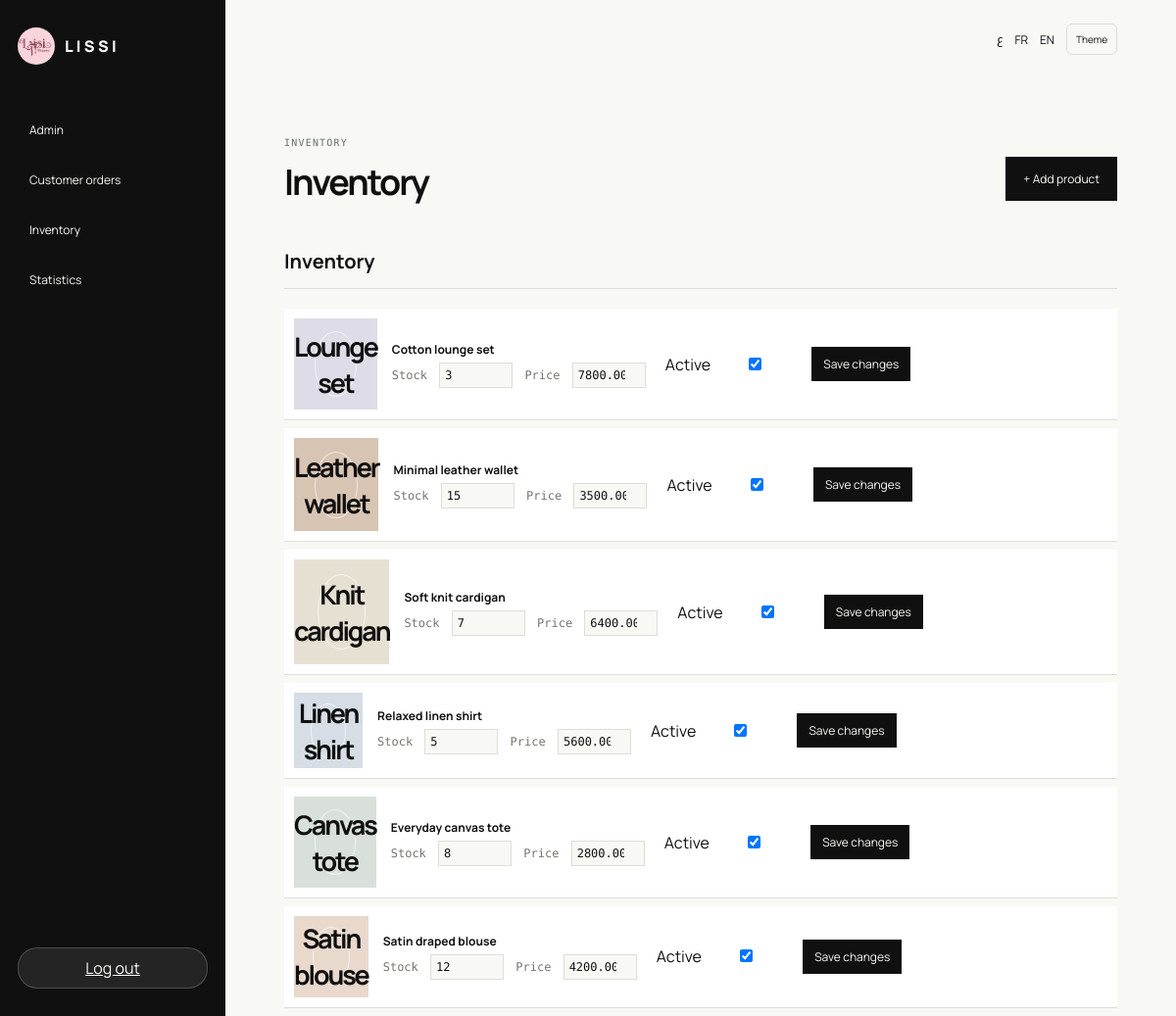
The page /admin/products.php?lang=en (signed in) on the database its author committed.
### tables this page shows
CREATE TABLE products (
  id INT UNSIGNED AUTO_INCREMENT PRIMARY KEY,
  name VARCHAR(160) NOT NULL,
  short_name VARCHAR(80) NOT NULL,
  category VARCHAR(40) NOT NULL,
  description TEXT NOT NULL,
  price DECIMAL(10,2) NOT NULL,
  stock INT UNSIGNED NOT NULL DEFAULT 0,
  sizes VARCHAR(120) NOT NULL DEFAULT 'One size',
  color VARCHAR(60) NOT NULL DEFAULT 'Natural',
  image_color VARCHAR(20) NOT NULL DEFAULT '#e4ebe1',
  image_path VARCHAR(255) DEFAULT NULL,
  active TINYINT(1) NOT NULL DEFAULT 1,
  created_at TIMESTAMP DEFAULT CURRENT_TIMESTAMP
);

### functions.php (called while the page is built, shortened)
<?php
$config = file_exists(__DIR__ . '/config.local.php') ? require __DIR__ . '/config.local.php' : require __DIR__ . '/config.php';
function db(): PDO {
    global $config;
    static $pdo;
    if (!$pdo) {
        $pdo = new PDO(
            "mysql:host={$config['db_host']};dbname={$config['db_name']};charset=utf8mb4",
            $config['db_user'],
            $config['db_pass'],
            [PDO::ATTR_ERRMODE => PDO::ERRMODE_EXCEPTION, PDO::ATTR_DEFAULT_FETCH_MODE => PDO::FETCH_ASSOC]
        );
    }
    return $pdo;
}
function e(string $value): string { return htmlspecialchars($value, ENT_QUOTES, 'UTF-8'); }
function current_lang(): string { $lang = $_GET['lang'] ?? $_SESSION['lang'] ?? 'ar'; if (!in_array($lang, ['ar', 'fr', 'en'], true)) $lang = 'ar'; $_SESSION['lang'] = $lang; return $lang; }
function text(string $key): string { $lang = current_lang(); $words = [
    'shop'=>['ar'=>'المتجر','fr'=>'Boutique','en'=>'Shop'], 'women'=>['ar'=>'نساء','fr'=>'Femme','en'=>'Women'], 'men'=>['ar'=>'رجال','fr'=>'Homme','en'=>'Men'], 'accessories'=>['ar'=>'إكسسوارات','fr'=>'Accessoires','en'=>'Accessories'], 'bag'=>['ar'=>'السلة','fr'=>'Panier','en'=>'Bag'], 'all'=>['ar'=>'الكل','fr'=>'Tout','en'=>'All'], 'find'=>['ar'=>'اكتشف اختياراتك اليومية','fr'=>'Trouvez votre quotidien','en'=>'Find your everyday'], 'add'=>['ar'=>'أضف إلى السلة','fr'=>'Ajouter au panier','en'=>'Add to bag'], 'checkout'=>['ar'=>'إتمام الطلب','fr'=>'Commander','en'=>'Checkout'], 'cod'=>['ar'=>'الدفع عند الاستلام','fr'=>'Paiement à la livraison','en'=>'Cash on delivery'], 'details'=>['ar'=>'معلومات التوصيل','fr'=>'Détails de livraison','en'=>'Delivery details'], 'name'=>['ar'=>'الاسم الكامل','fr'=>'Nom complet','en'=>'Full name'], 'phone'=>['ar'=>'رقم الهاتف','fr'=>'Numéro de téléphone','en'=>'Phone number'], 'wilaya'=>['ar'=>'الولاية','fr'=>'Wilaya','en'=>'Wilaya'], 'commune'=>['ar'=>'البلدية','fr'=>'Commune','en'=>'Commune'], 'home'=>['ar'=>'التوصيل إلى المنزل','fr'=>'À domicile','en'=>'Home delivery'], 'bureau'=>['ar'=>'التوصيل إلى المكتب','fr'=>'Bureau','en'=>'Bureau pickup'], 'save'=>['ar'=>'حفظ التغييرات','fr'=>'Enregistrer','en'=>'Save changes'], 'orders'=>['ar'=>'طلبات الزبائن','fr'=>'Commandes clients','en'=>'Customer orders'], 'inventory'=>['ar'=>'المخزون','fr'=>'Stock','en'=>'Inventory'], 'logout'=>['ar'=>'تسجيل الخروج','fr'=>'Déconnexion','en'=>'Log out'], 'login'=>['ar'=>'تسجيل الدخول','fr'=>'Connexion','en'=>'Sign in'], 'admin'=>['ar'=>'لوحة التحكم','fr'=>'Administration','en'=>'Admin'], 'status'=>['ar'=>'الحالة','fr'=>'Statut','en'=>'Status'], 'new'=>['ar'=>'جديد','fr'=>'Nouveau','en'=>'New'], 'confirmed'=>['ar'=>'مؤكد','fr'=>'Confirmé','en'=>'Confirmed'], 'shipped'=>['ar'=>'تم الشحن','fr'=>'Expédié','en'=>'Shipped'], 'cancelled'=>['ar'=>'ملغى','fr'=>'Annulé','en'=>'Cancelled'],
]; return $words[$key][$lang] ?? $words[$key]['en'] ?? $key; }

### admin/products.php (the view, shortened to what this page needs)
<?php
require __DIR__ . '/header.php';
$message = '';
?><div class="dashboard-title"><div><p class="eyebrow"><?= text('inventory') ?></p><h2><?= text('inventory') ?></h2></div><button class="dark" type="button" data-product-toggle><?= $lang === 'ar' ? '+ إضافة منتج' : '+ Add product' ?></button></div><?php if ($message): ?><?= e($message) ?><?php endif; ?><?= $lang === 'ar' ? 'منتج جديد' : 'New product' ?><?= csrf() ?><?= $lang === 'ar' ? 'حفظ المنتج' : 'Create product' ?><section class="admin-section"><h3><?= text('inventory') ?></h3><?php foreach (db()->query('SELECT * FROM products ORDER BY id DESC') as $product): ?><form class="line admin-product" method="post"><?= csrf() ?><?= $product['id'] ?><div class="art" style="background:<?= e($product['image_color']) ?>"><?php if (!empty($product['image_path'])): ?><?= e($product['image_path']) ?><?= e($product['name']) ?><?php else: ?><strong><?= e($product['short_name']) ?></strong><?php endif; ?></div><div><b><?= e($product['name']) ?></b><span>Stock <input name="stock" type="number" min="0" value="<?= $product['stock'] ?>"> Price <input name="price" type="number" min="0" value="<?= $product['price'] ?>"></span></div><label>Active <input name="active" type="checkbox" <?= $product['active'] ? 'checked' : '' ?>></label><button class="dark"><?= text('save') ?></button></form><?php endforeach; ?></section><?php require __DIR__ . '/footer.php'; ?>

### style.css (style rules this page uses)
:root { --ink:#101010;--paper:#f8f8f5;--line:#deded8;--muted:#757570;--green:#e4ebe1;--panel:#fff }
* { box-sizing:border-box }
body { margin:0;background:var(--paper);color:var(--ink);font-family:Manrope,'Noto Kufi Arabic',sans-serif }
button,input,select { font:inherit }
button { cursor:pointer }
.header,.admin-head,.dashboard-title { align-items:center;display:flex;gap:35px;height:80px;justify-content:space-between }
.eyebrow { color:#647064;font:10px 'DM Mono';letter-spacing:.12em;text-transform:uppercase }
.dark { background:var(--ink);border:0;color:var(--paper);display:inline-block;font-size:12px;margin-top:15px;padding:14px 18px;text-decoration:none }
.section h2,.dashboard-title h2 { font-size:36px;letter-spacing:-.06em;margin:10px 0 }
.art { align-items:center;aspect-ratio:1/1.1;display:flex;flex-direction:column;justify-content:center;position:relative;text-align:center }
.art:after { border:1px solid #ffffff99;border-radius:50%;content:'';height:70%;position:absolute;width:48% }
.art strong,.art small { z-index:1 }
.art strong { font-size:27px;letter-spacing:-.08em }
.meta span,.line span { color:var(--muted);display:block;font:10px 'DM Mono';margin-top:5px }
.line { align-items:center;border-bottom:1px solid var(--line);display:flex;gap:15px;padding:15px 0 }
.line .art { flex:0 0 70px }
.line b,.line span { display:block;font-size:12px }
.dashboard-title { margin:55px 0 35px }
.admin-section { margin-top:38px }
.admin-section h3 { border-bottom:1px solid var(--line);font-size:20px;padding-bottom:14px }
.admin-product { background:var(--panel);margin:8px 0;padding:10px }
.admin-product input { background:var(--paper);border:1px solid var(--line);color:var(--ink);margin:0 5px;padding:5px;width:75px }
.admin-product .dark { margin:0;padding:9px 12px }

### rows shown on the page
products: short_name "Lounge set", name "Cotton lounge set", stock "3", price "7800.00", active "☑"
products: short_name "Leather wallet", name "Minimal leather wallet", stock "15", price "3500.00", active "☑"
products: short_name "Knit cardigan", name "Soft knit cardigan", stock "7", price "6400.00", active "☑"
products: short_name "Linen shirt", name "Relaxed linen shirt", stock "5", price "5600.00", active "☑"
products: short_name "Canvas tote", name "Everyday canvas tote", stock "8", price "2800.00", active "☑"
products: short_name "Satin blouse", name "Satin draped blouse", stock "12", price "4200.00", active "☑"

### other values the page prints
text('admin') "Admin"
text('orders') "Customer orders"
text('inventory') "Inventory"
text('logout') "Log out"
text('inventory') "INVENTORY"
